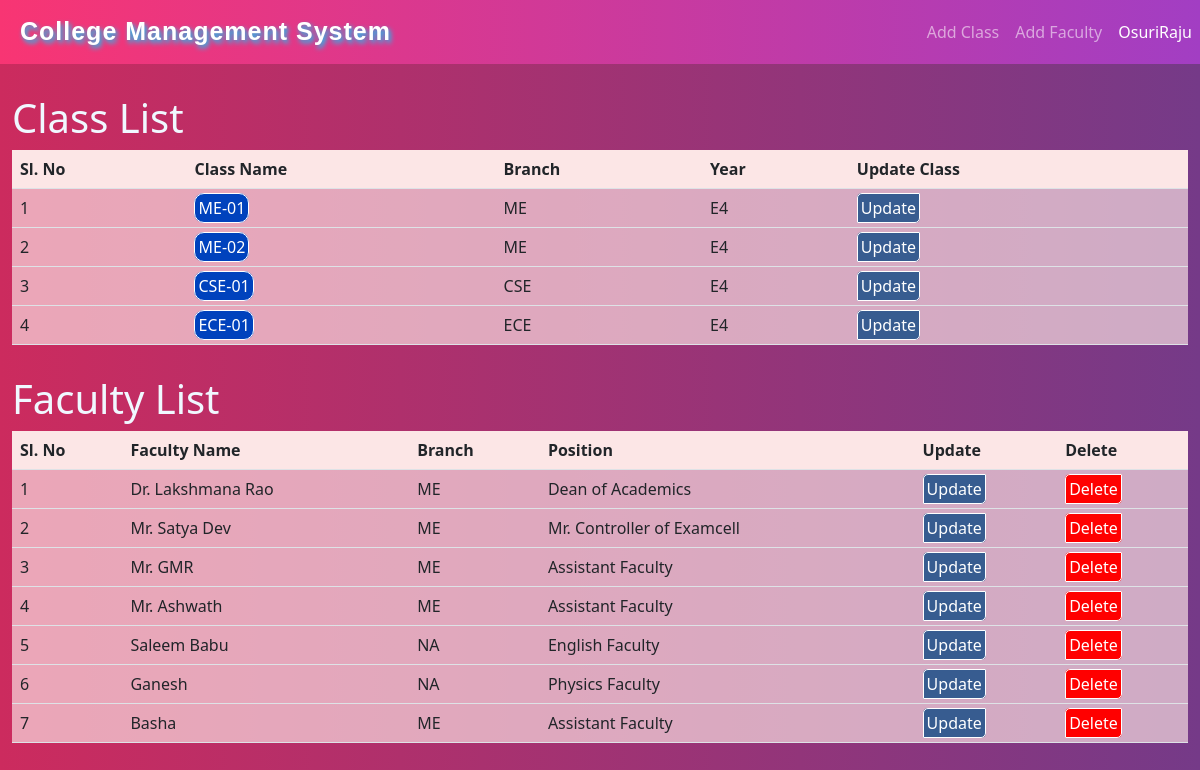
Screenshot of /index (signed in) with the database file from the repository.
### students/models.py (models this page shows, shortened)
class Class(models.Model):
    branch = models.CharField(choices=branches, max_length=5, default='ME')
    year = models.CharField(choices=year, max_length=5, default='E4')
    classname = models.CharField(max_length=10)

class Faculty(models.Model):
    facultyName = models.CharField(max_length=50)
    dept = models.CharField(choices=Fbranches, max_length=5, default='NA')
    position = models.CharField(max_length=20, default='Assistant Faculty')

### students/views.py (the view)
# urls.py: path('index', views.index),
def index(request):
    classes = models.Class.objects.all()
    faculty = models.Faculty.objects.all()
    context = {
        'classes':classes,
        'faculty':faculty,
    }
    return render(request, 'index.html', context)

### templates/index.html (shortened to what this page needs)
{% load static %}
<html lang="en">
  <head>
    <link
      rel="stylesheet"
      href="{% static 'bootstrap/css/bootstrap.min.css' %}"
    />
    <link rel="stylesheet" href="{% static 'style.css' %}" />
  </head>
  <body>
      <nav class="navbar navbar-expand-lg navbar-dark">
        <a href="" class="navbar-brand">College Management System</a>
        <ul class="navbar-nav ms-auto mb-2 mb-lg-0">
          <li class="nav-item"><a href="addclass" class="nav-link">Add Class</a></li>
          <li class="nav-item"><a href="addfaculty" class="nav-link">Add Faculty</a></li>
          {% if user.is_authenticated %}
          <a href="" class="nav-link active">{{ user.username }}</a>
          {% endif %}
        </ul>
      </nav>
      <div class="container-fluid">
      <h1 class="indexHeads">Class List</h1>
      <table class="table table-hover">
        <thead class="theadbg">
          <tr>
            <th>Sl. No</th>
            <th>Class Name</th>
            <th>Branch</th>
            <th>Year</th>
            <th>Update Class</th>
          </tr>
        </thead>
        <tbody class="tbodybg">
          {% for class in classes %}
          <tr>
            <td>{{ forloop.counter }}</td>
            <td><a href="/class/{{ class.id }}" class="classlink">{{ class.classname }}</a></td>
            <td>{{ class.branch }}</td>
            <td>{{ class.year }}</td>
            <td><a href="update/{{ class.id }}" class="update">Update</a></td>
          </tr>
          {% endfor %}
        </tbody>
      </table>
      <h1 class="indexHeads">Faculty List</h1>
      <table class="table table-hover">
        <thead class="theadbg">
          <tr>
            <th>Sl. No</th>
            <th>Faculty Name</th>
            <th>Branch</th>
            <th>Position</th>
            <th>Update</th>
            <th>Delete</th>
          </tr>
        </thead>
        <tbody class="tbodybg">
          {% for fac in faculty %}
          <tr>
            <td>{{ forloop.counter }}</td>
            <td>{{ fac.facultyName }}</td>
            <td>{{ fac.dept }}</td>
            <td>{{ fac.position }}</td>
            <td><a href="updatefaculty/{{ fac.id }}" class="update">Update</a></td>
            <td><a href="deletefaculty/{{ fac.id }}" class="delete">Delete </a></td>
          </tr>
          {% endfor %}
        </tbody>
      </table>
    </div>
  </body>
</html>

### static/style.css (style rules this page uses)
body { background-image: linear-gradient(90deg, #cc2b5e, #753a88); background-size: cover; background-attachment: fixed; }
.theadbg { background-color: rgb(252, 230, 230); }
.tbodybg { background-color: rgba(252, 230, 230, 0.664); }
.classlink { text-decoration: none; border: 1px solid white; color: rgb(255, 255, 255); background-color: rgb(0, 66, 189); padding: 3px; border-radius: 10px; }
.indexHeads { color: aliceblue; margin-top: 30px; }
.update { border-radius: 5px 0px; border: 0.5px solid rgb(255, 255, 255); background-color: #375c90; padding: 3px; color: rgb(255, 255, 255); text-decoration: none; }
.delete { background-color: rgb(255, 0, 0); border-radius: 5px 0px; border: 0.5px solid rgb(255, 255, 255); padding: 3px; color: rgb(255, 255, 255); text-decoration: none; }
.navbar { background-image: linear-gradient(90deg, #f83573, #a23ec3); }
.navbar-brand { padding-left: 20px; font-weight: bold; font-family:Arial, Helvetica, sans-serif; font-size: 25px; letter-spacing: 1px; text-shadow: 2px 3px 5px rgb(0, 208, 255); }

### rows the page displays
Class: classname "ME-01", branch "ME", year "E4"
Class: classname "ME-02", branch "ME", year "E4"
Class: classname "CSE-01", branch "CSE", year "E4"
Class: classname "ECE-01", branch "ECE", year "E4"
Faculty: facultyName "Dr. Lakshmana Rao", dept "ME", position "Dean of Academics"
Faculty: facultyName "Mr. Satya Dev", dept "ME", position "Mr. Controller of Examcell"
Faculty: facultyName "Mr. GMR", dept "ME", position "Assistant Faculty"
Faculty: facultyName "Mr. Ashwath", dept "ME", position "Assistant Faculty"
Faculty: facultyName "Saleem Babu", dept "NA", position "English Faculty"
Faculty: facultyName "Ganesh", dept "NA", position "Physics Faculty"
Faculty: facultyName "Basha", dept "ME", position "Assistant Faculty"

### other values shown
{{ user.username }} "OsuriRaju"
